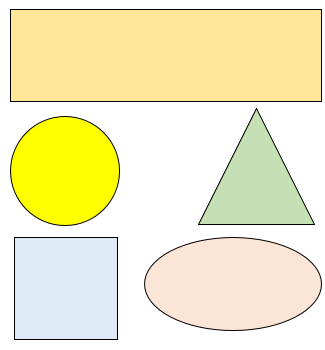
%> input picture image processing/EGCO486_LAB10_364/EGCO486_LAB10_364/shape.bmp, 325 x 350 px
$ octave ProShape.m   (GNU Octave 9; MATLAB toolbox functions it lacks are replaced by stand-ins)
%> lines starting %> are read from the running program, lines starting %| are printed output that depends on the picture; in (x1, y1, x2, y2) boxes, pixels count from 0 and x2, y2 are one past the last pixel; in counts of white or black regions, pixels touching at a corner belong together; the program's own positions count from 1
img = imread('shape.bmp');
%> img is the input picture: size 350x325x3 uint8; mean R, G, B 242.9, 237, 194.3
BW = ~imbinarize(img(:,:,1));
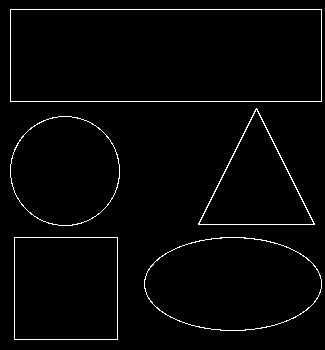
%> BW: size 350x325 logical; 2.2% white in thin lines or dots
[B,L] = bwboundaries(BW, 'noholes');
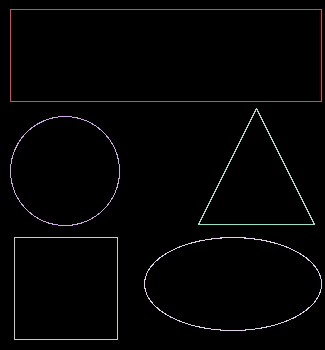
%> L: size 350x325 double; 6 distinct labels, from 0 to 5; one colour per label, 0 black
%> B = 5 boundaries; box (x1, y1, x2, y2) and points: (10, 9, 322, 102) 807, (14, 237, 118, 340) 411, (144, 237, 322, 331) 401, (198, 108, 315, 225) 349, (10, 116, 120, 226) 309
STATS = regionprops(L, 'all');
%> STATS = 5 regions; largest, box (x1, y1, x2, y2), Area, Centroid, MajorAxisLength, MinorAxisLength and Eccentricity: (10, 9, 322, 102) 806 [166.5 56] 433.4 169.4 0.92, (198, 108, 315, 225) 463 [257 181.7] 153 134.1 0.482, (144, 237, 322, 331) 462 [233.3 284] 229.8 141.3 0.788, (14, 237, 118, 340) 410 [66.5 289] 168 166.8 0.121
figure,
imshow(img),
title('Results');
hold on
for x=1:length(STATS)
    [m,n]=size(STATS(x).Image);
    if (abs(STATS(x).FilledArea - m*n) < 1 && abs(m-n) < 5)
        text( STATS(x).Centroid(1)-20, STATS(x).Centroid(2), 'Square');
    elseif (abs(STATS(x).FilledArea - m*n) < 1 )
        text( STATS(x).Centroid(1)-30, STATS(x).Centroid(2), 'Rectangle');
    elseif (abs(STATS(x).FilledArea - pi*((m/2)^2)) < 6)
        text( STATS(x).Centroid(1)-15, STATS(x).Centroid(2), 'Circle');
    elseif (abs(STATS(x).FilledArea - pi*((m/2)*(n/2))) < 10)
        text( STATS(x).Centroid(1)-20, STATS(x).Centroid(2), 'Ellipse');
    else
        text( STATS(x).Centroid(1)-25, STATS(x).Centroid(2), 'Triangle');
    end

end
%> this loop made 5 passes
%> (m, n) on passes 1 to 5: (93, 312), (110, 110), (103, 104), (94, 178), (117, 117)
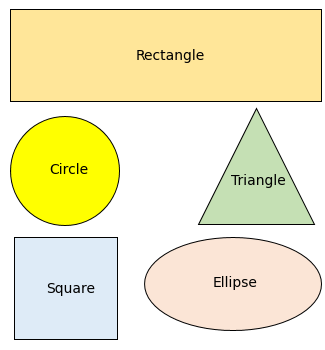
%> figure redrawn from the program's plot data; its title reads 'Results'
